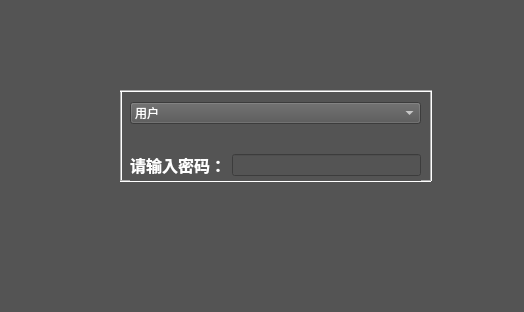
<?xml version="1.0" encoding="UTF-8"?>
<ui version="4.0">
 <class>LoginPermission</class>
 <widget class="QWidget" name="LoginPermission">
  <property name="geometry">
   <rect>
    <x>0</x>
    <y>0</y>
    <width>524</width>
    <height>312</height>
   </rect>
  </property>
  <property name="maximumSize">
   <size>
    <width>524</width>
    <height>312</height>
   </size>
  </property>
  <property name="windowTitle">
   <string>登录权限</string>
  </property>
  <property name="styleSheet">
   <string notr="true">background-color: rgb(84, 84, 84);</string>
  </property>
  <widget class="Line" name="line">
   <property name="geometry">
    <rect>
     <x>120</x>
     <y>90</y>
     <width>2</width>
     <height>91</height>
    </rect>
   </property>
   <property name="styleSheet">
    <string notr="true">background-color: rgb(255, 255, 255);</string>
   </property>
   <property name="orientation">
    <enum>Qt::Vertical</enum>
   </property>
  </widget>
  <widget class="Line" name="line_2">
   <property name="geometry">
    <rect>
     <x>430</x>
     <y>90</y>
     <width>2</width>
     <height>91</height>
    </rect>
   </property>
   <property name="styleSheet">
    <string notr="true">background-color: rgb(255, 255, 255);</string>
   </property>
   <property name="orientation">
    <enum>Qt::Vertical</enum>
   </property>
  </widget>
  <widget class="Line" name="line_3">
   <property name="geometry">
    <rect>
     <x>120</x>
     <y>180</y>
     <width>311</width>
     <height>2</height>
    </rect>
   </property>
   <property name="styleSheet">
    <string notr="true">background-color: rgb(255, 255, 255);</string>
   </property>
   <property name="orientation">
    <enum>Qt::Horizontal</enum>
   </property>
  </widget>
  <widget class="Line" name="line_4">
   <property name="geometry">
    <rect>
     <x>120</x>
     <y>90</y>
     <width>311</width>
     <height>2</height>
    </rect>
   </property>
   <property name="styleSheet">
    <string notr="true">background-color: rgb(255, 255, 255);</string>
   </property>
   <property name="orientation">
    <enum>Qt::Horizontal</enum>
   </property>
  </widget>
  <widget class="QWidget" name="layoutWidget">
   <property name="geometry">
    <rect>
     <x>130</x>
     <y>100</y>
     <width>291</width>
     <height>81</height>
    </rect>
   </property>
   <layout class="QVBoxLayout" name="verticalLayout">
    <item>
     <widget class="QComboBox" name="comboBox_ChoosePeopleLogin">
      <property name="styleSheet">
       <string notr="true">color: rgb(255, 255, 255);
font: 75 12pt &quot;Arial&quot;;</string>
      </property>
      <item>
       <property name="text">
        <string>用户</string>
       </property>
      </item>
      <item>
       <property name="text">
        <string>管理员</string>
       </property>
      </item>
     </widget>
    </item>
    <item>
     <spacer name="verticalSpacer">
      <property name="orientation">
       <enum>Qt::Vertical</enum>
      </property>
      <property name="sizeType">
       <enum>QSizePolicy::Fixed</enum>
      </property>
      <property name="sizeHint" stdset="0">
       <size>
        <width>20</width>
        <height>21</height>
       </size>
      </property>
     </spacer>
    </item>
    <item>
     <layout class="QHBoxLayout" name="horizontalLayout">
      <item>
       <widget class="QLabel" name="label_PleaseInputPassWord">
        <property name="text">
         <string>&lt;html&gt;&lt;head/&gt;&lt;body&gt;&lt;p&gt;&lt;span style=&quot; font-size:12pt; font-weight:600; color:#ffffff;&quot;&gt;请输入密码：&lt;/span&gt;&lt;/p&gt;&lt;/body&gt;&lt;/html&gt;</string>
        </property>
       </widget>
      </item>
      <item>
       <widget class="QLineEdit" name="lineEdit_PleaseInputPassWord">
        <property name="layoutDirection">
         <enum>Qt::LeftToRight</enum>
        </property>
        <property name="echoMode">
         <enum>QLineEdit::Password</enum>
        </property>
       </widget>
      </item>
     </layout>
    </item>
   </layout>
  </widget>
 </widget>
 <resources/>
 <connections/>
</ui>
